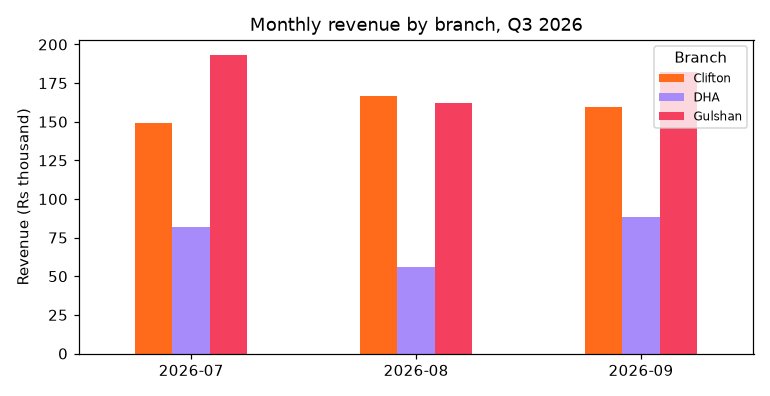

Recreate this plot in Python.
"""
Session 11 · Real-life problem: monthly sales analysis for a restaurant chain
----------------------------------------------------------------------------
PROBLEM
A restaurant chain with 3 Karachi branches exports one CSV row per order.
The export is messy: branch names in mixed case with spaces, prices stored as
text like "Rs 1,450", some missing quantities and duplicate order ids.
Management wants:
  1. a clean DataFrame,
  2. revenue per branch per month (pivot table),
  3. the best-selling item in each branch,
  4. the busiest weekday,
  5. a chart of monthly revenue by branch, and a clean CSV export.
The data is generated with a fixed random seed so the results are reproducible.
Run:  python session-11_problem_sales_analysis.py
"""
import numpy as np
import pandas as pd

pd.set_option("display.width", 110)
rng = np.random.default_rng(7)

# ---------- 1. create a realistic messy export (stands in for a real file) ----------
menu = {"Biryani": 450, "Chicken Karahi": 1450, "Nihari": 600, "Haleem": 400, "BBQ Platter": 1900}
n = 600
raw = pd.DataFrame({
    "order_id": np.arange(5001, 5001 + n),
    "date": pd.Timestamp("2026-07-01") + pd.to_timedelta(rng.integers(0, 92, n), unit="D"),
    "branch": rng.choice([" clifton", "Gulshan ", "DHA", "CLIFTON", "gulshan"], n),
    "item": rng.choice(list(menu), n, p=[0.32, 0.18, 0.2, 0.18, 0.12]),
    "qty": rng.integers(1, 5, n).astype(float),
})
raw["price"] = raw["item"].map(lambda i: f"Rs {menu[i]:,}")
raw.loc[rng.choice(n, 25, replace=False), "qty"] = np.nan          # missing quantities
raw = pd.concat([raw, raw.sample(12, random_state=1)])              # duplicated rows
raw.to_csv("sales_raw.csv", index=False)
print("raw export:", raw.shape, "| sample:\n", raw.head(3).to_string(index=False))

# ---------- 2. clean ----------
df = pd.read_csv("sales_raw.csv", parse_dates=["date"])
before = len(df)
df = df.drop_duplicates(subset="order_id")
df["branch"] = df["branch"].str.strip().str.title().replace({"Dha": "DHA"})   # title() would spoil the acronym
df["price"] = df["price"].str.replace(r"[^\d]", "", regex=True).astype(int)
df["qty"] = df["qty"].fillna(df.groupby("item")["qty"].transform("median")).astype(int)
df["revenue"] = df["qty"] * df["price"]
df["month"] = df["date"].dt.to_period("M").astype(str)
df["weekday"] = df["date"].dt.day_name()
print(f"\ncleaned: removed {before - len(df)} duplicates; branches now {sorted(df['branch'].unique())}")

# ---------- 3. analysis ----------
pivot = df.pivot_table(index="branch", columns="month", values="revenue", aggfunc="sum", margins=True, margins_name="Total")
print("\nRevenue (Rs) by branch and month:\n", pivot.map(lambda v: f"{v:,.0f}"))

best = (df.groupby(["branch", "item"])["qty"].sum().reset_index()
          .sort_values("qty", ascending=False).drop_duplicates("branch").set_index("branch"))
print("\nBest-selling item per branch (units):\n", best)

share = df.groupby("item")["revenue"].sum().sort_values(ascending=False)
print("\nRevenue share by item:", (share / share.sum() * 100).round(1).to_dict())

order = ["Monday", "Tuesday", "Wednesday", "Thursday", "Friday", "Saturday", "Sunday"]
by_day = df.groupby("weekday")["order_id"].count().reindex(order)
print("\nOrders by weekday:", by_day.to_dict(), "-> busiest:", by_day.idxmax())

avg_ticket = df.groupby("branch")["revenue"].mean().round(0)
print("Average order value:", avg_ticket.to_dict())

df.to_csv("sales_clean.csv", index=False)
print("\nSaved sales_clean.csv with", len(df), "rows and columns", list(df.columns))

# ---------- 4. chart ----------
import matplotlib
matplotlib.use("Agg")
import matplotlib.pyplot as plt
monthly = df.pivot_table(index="month", columns="branch", values="revenue", aggfunc="sum") / 1000
ax = monthly.plot(kind="bar", figsize=(7, 3.6), color=["#FF6B1A", "#A78BFA", "#F43F5E"], rot=0)
ax.set_ylabel("Revenue (Rs thousand)"); ax.set_xlabel(""); ax.set_title("Monthly revenue by branch, Q3 2026")
ax.legend(title="Branch", fontsize=8)
plt.tight_layout(); plt.savefig("session-11_problem_sales_analysis.png", dpi=110)
print("Chart saved: session-11_problem_sales_analysis.png")
